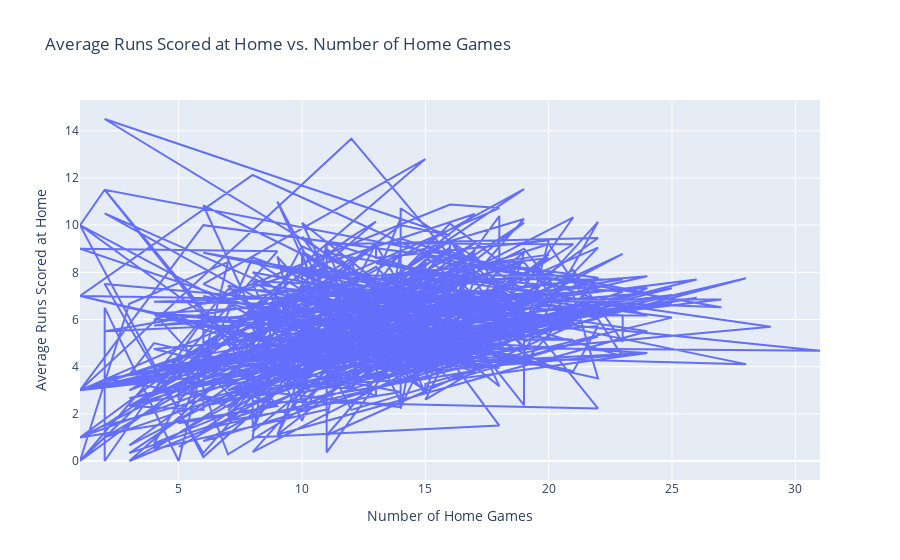

This figure's notebook cell:
### Code cell
## Simple Line Chart


# Create a line chart
line_chart = go.Figure(data=go.Scatter(x=df['home_games'], y=df['home_avg_runs_scored'], mode='lines'))

# Set the title and labels
line_chart.update_layout(title='Average Runs Scored at Home vs. Number of Home Games',
                         xaxis_title='Number of Home Games',
                         yaxis_title='Average Runs Scored at Home')

# Display the chart
line_chart.show()

### Figure 1 — Plotly figure (JSON) as saved in the notebook; plotly's stock layout.template omitted (floating-point values rounded to 4 significant figures; data arrays with more than 128 entries replaced by an {"elided": "..."} marker saying what was removed)
{"data": [{"mode": "lines", "type": "scatter", "x": {"elided": "602 int values"}, "y": {"elided": "602 float values"}}], "layout": {"title": {"text": "Average Runs Scored at Home vs. Number of Home Games"}, "xaxis": {"title": {"text": "Number of Home Games"}}, "yaxis": {"title": {"text": "Average Runs Scored at Home"}}}}
